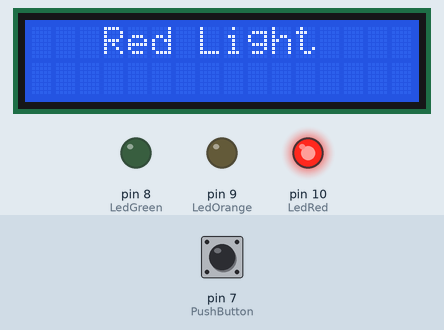
The sketch below on a simulated Arduino Uno, built with avr-gcc and run on an emulated ATmega328P. Shown: 16×2 character LCD, output pins drawn as LEDs (lit = HIGH). The inputs (shaded band) are chosen by the test bench; at power-on: pin 7 (PushButton) HIGH.

Above: at 1.2 s.
1.3 s: pin 7 (PushButton) pulled LOW for 0.15 s
At 7.5 s:
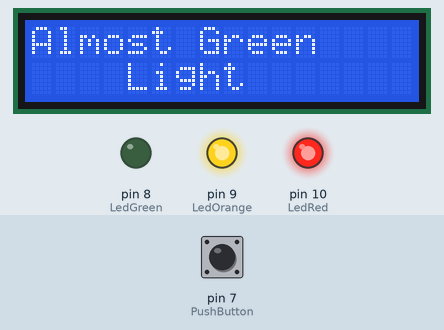
At 11.8 s:
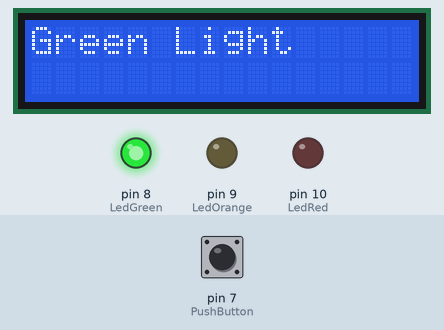
Timing chart, 0 to 17.8 s (numbered marks = the images above; inputs shaded):
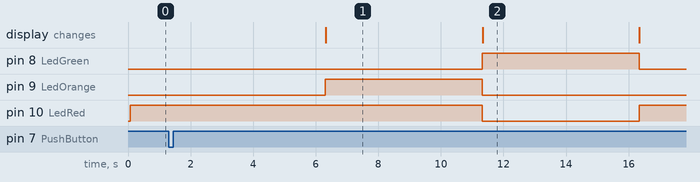

The sketch:

Traffic_Light_System___Push_Button___LCD_Screen.ino
```cpp
#include <LiquidCrystal_I2C.h>
int LedRed = 10;
int LedOrange = 9;
int LedGreen = 8;
int PushButton = 7;
LiquidCrystal_I2C lcd(0x27, 16, 2); // set the LCD address to 0x27 for a 16 chars and 2 line display

void setup() {
  lcd.init();  //initialize the lcd
  lcd.backlight();  //open the backlight
  pinMode(LedRed, OUTPUT); //Dioda czerwona
  pinMode(LedOrange, OUTPUT); //Dioda zólta
  pinMode(LedGreen, OUTPUT); //Dioda zielona
  pinMode(PushButton, INPUT_PULLUP); //Przycisk
  digitalWrite(LedRed, HIGH); //Wylaczenie diod
  lcd.setCursor(3, 0); // set the cursor to column 3, line 0
  lcd.print("Red Light");  // Print a message to the LCD
  digitalWrite(LedOrange, LOW);
  digitalWrite(LedGreen, LOW);
}
void loop() {
 while (digitalRead(7) == LOW) { //Przycisk musi zostac wcisniety
 digitalWrite(LedRed, HIGH);
 delay(5000);
 digitalWrite(LedOrange, HIGH); //Czerwona wlacz
 lcd.clear();
 lcd.print("Almost Green");
 lcd.setCursor(4, 1);
 lcd.print("Light");
 delay(5000);
 digitalWrite(LedRed, LOW);
 digitalWrite(LedOrange, LOW);
 lcd.clear();
 digitalWrite(LedGreen, HIGH);
 lcd.print("Green Light");  // Print a message to the LCD
 delay(5000);
 digitalWrite(LedGreen, LOW);
 digitalWrite(LedRed, HIGH);
 lcd.clear();
 lcd.setCursor(4, 0);
 lcd.print("Red Light");
 }
}
```

Measured:
- after the input at 1.3 s, pin 8 (LedGreen): LOW → HIGH after 10.0 s, → LOW 5.0 s later; pin 9 (LedOrange): LOW → HIGH after 5.0 s, → LOW 5.0 s later; pin 10 (LedRed): HIGH → LOW after 10.0 s, → HIGH 5.0 s later; the display: changes after 5.0 s (image 1)
- what the display in image 1 shows lasts 5.0 s, from 6.3 s to 11.3 s
